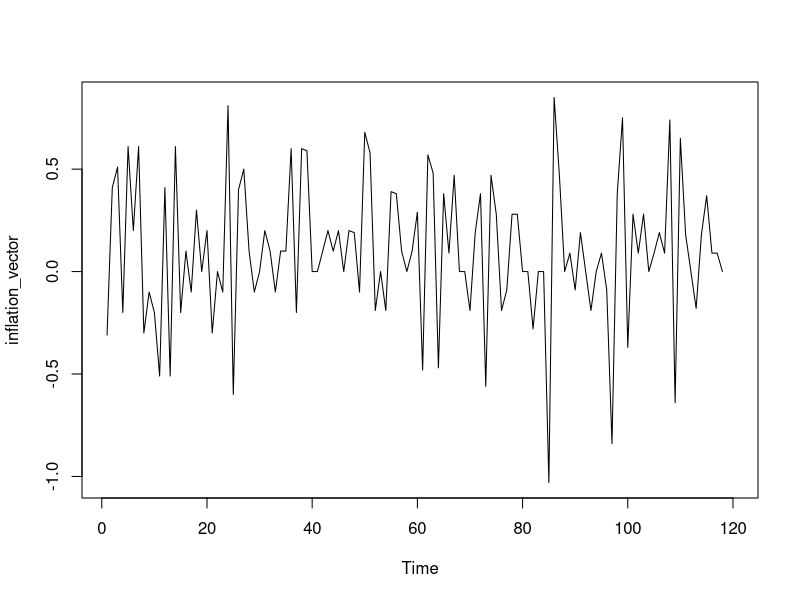
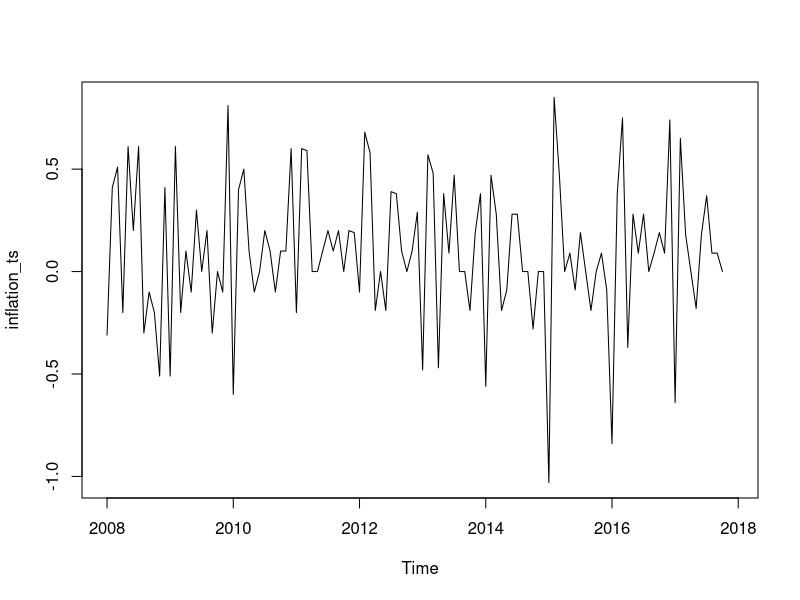
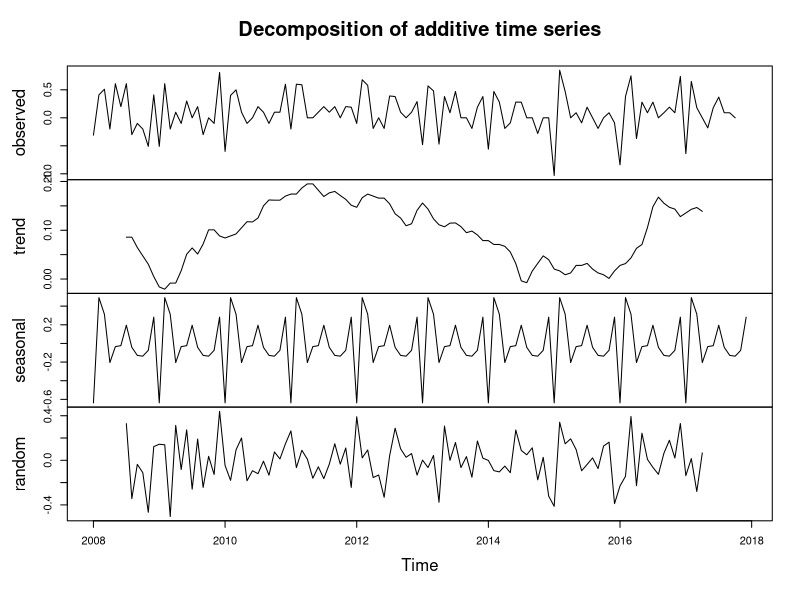
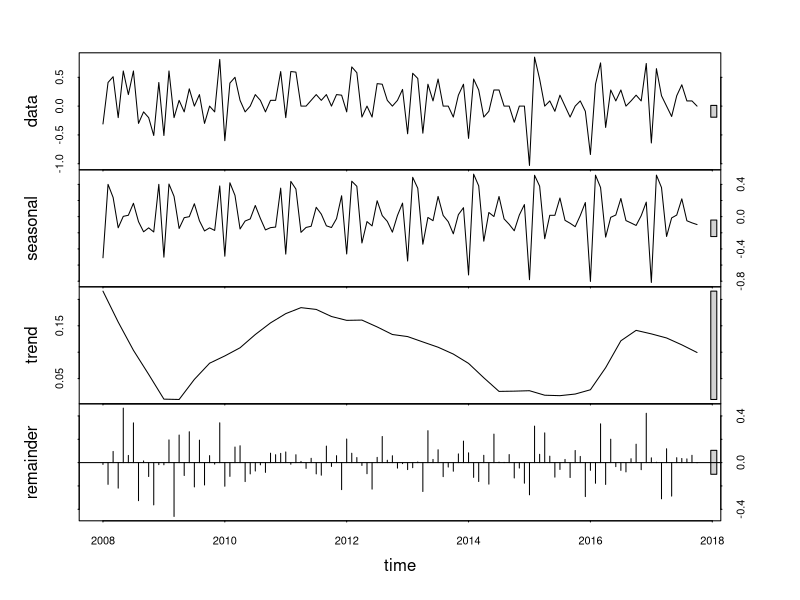
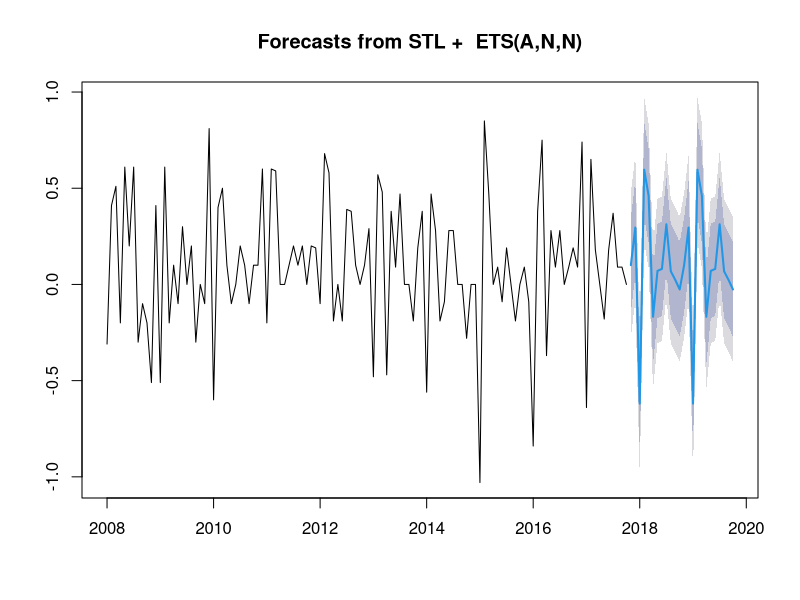
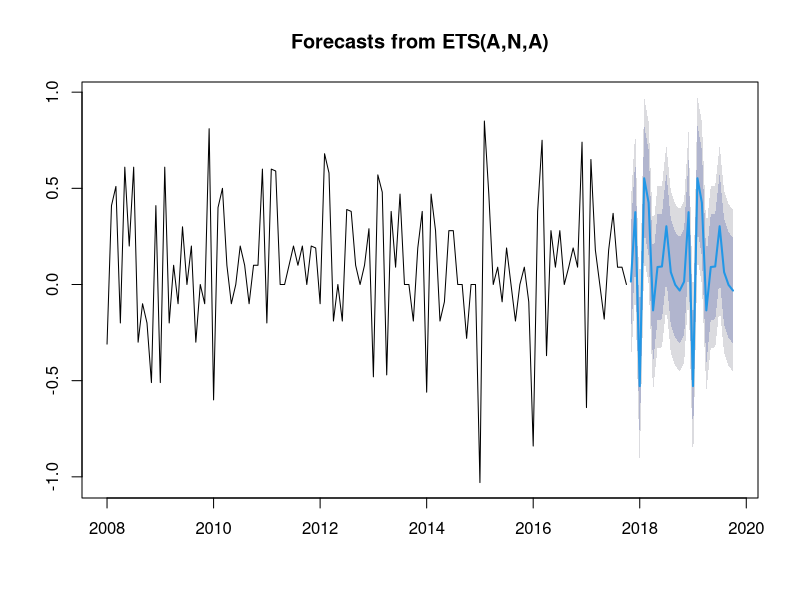
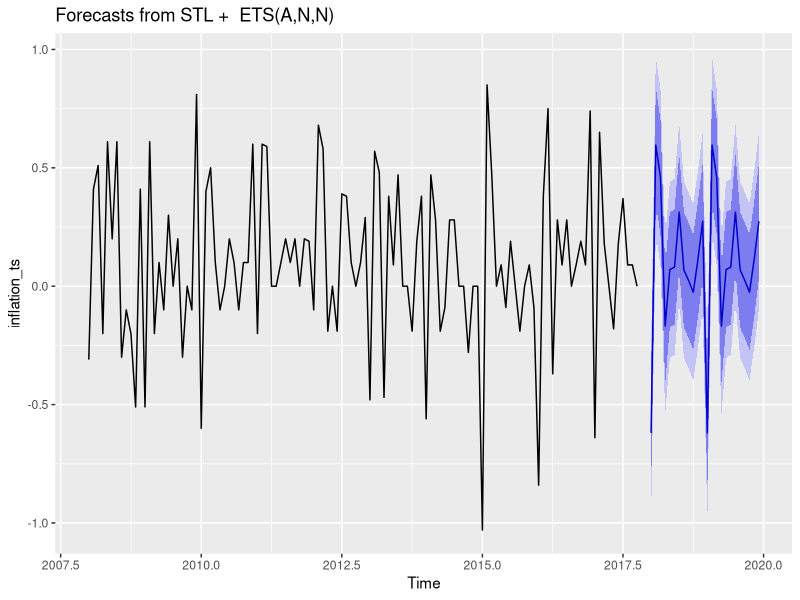
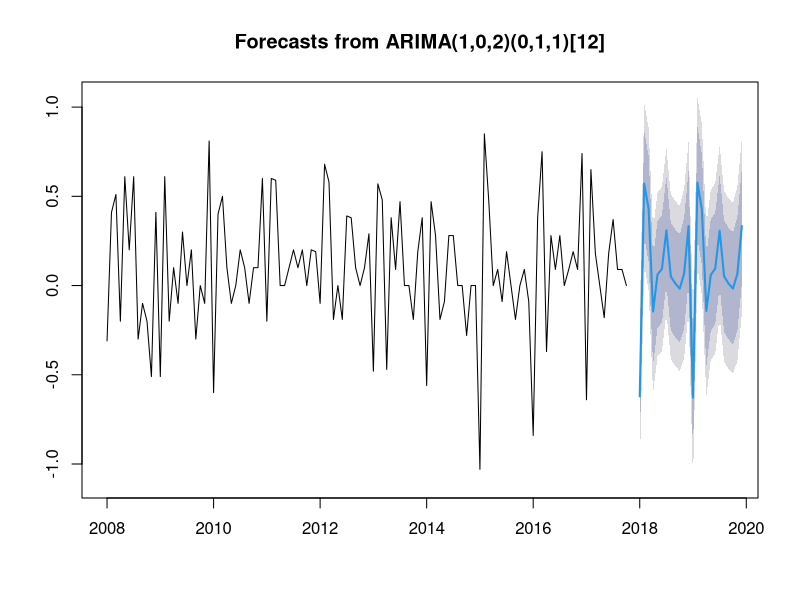

These charts were generated, in order, by the following R code: (Note: a time limit stopped this script after it produced the figures.)
## ---- chunk 1
knitr::opts_chunk$set(echo = TRUE)
## ---- chunk 2
# Set working directory
#getwd()
#setwd('D:\Desktop\DATA ANALYSIS\R\TIME SERIES ANALYSIS AND FORECASTING IN R\PROJECT 2 - SEASONAL DATA')
## ---- chunk 3
# install and load readxl package to import the data in xlsx format
#install.packages("readxl")
library(readxl)
## ---- chunk 4
# Read the excel file
ger_inflation <- read_excel("ger_inflation.xlsx", col_names = FALSE)
## ---- chunk 5
# Display the data to understand its structure
print(ger_inflation)
str(ger_inflation)
## ---- chunk 6
years <- ger_inflation[[1]]
inflation_data <- ger_inflation[, -1]
inflation_data
## ---- chunk 7
# Convert the character data to numeric
inflation_data <- apply(inflation_data, 2, as.numeric)
inflation_data
## ---- chunk 8
# Reshape the data to a vector for time series conversion
inflation_vector <- as.vector(t(inflation_data))
inflation_vector
## ---- chunk 9
plot.ts(inflation_vector)
## ---- chunk 10
# Create a time series object starting from January 2008
inflation_ts <- ts(inflation_vector, start = 2008, frequency = 12)

# Display the time series object
print(inflation_ts)
## ---- chunk 11
# Plot the time series
plot(inflation_ts)
## ---- chunk 12
decompose(inflation_ts)
## ---- chunk 13
plot(decompose(inflation_ts))
## ---- chunk 14
# Remove NA values
inflation_ts.nona <- na.omit(inflation_ts)
## ---- chunk 15
# Load the forecast package to use the stl method
library(forecast)
plot(stl(inflation_ts.nona, s.window = 7))
## ---- chunk 16
# stl forecasting
plot(stlf(inflation_ts.nona, method = 'ets'))
## ---- chunk 17
# Comparison with a standard ets forecast
plot(forecast(ets(inflation_ts), h = 24))
## ---- chunk 18
# Using autoplot
library(ggplot2)
autoplot(stlf(inflation_ts, method = 'ets'))
## ---- chunk 19
# Seasonal Arima (package forecast)
auto.arima(inflation_ts, stepwise = T,
           approximation = F, trace = T)

# Assign it to an object
inflation_ts.arima <- auto.arima(inflation_ts,
                                 stepwise = T,
                                 approximation = F,
                                 trace = T)
## ---- chunk 20
# Assign it to an object
inflation_ts.arima <- auto.arima(inflation_ts,
                                 stepwise = T,
                                 approximation = F,
                                 trace = T)

forec <- forecast(inflation_ts.arima)
plot(forec)
## ---- chunk 21
# Auto generated
ets(inflation_ts)
## ---- chunk 22
# Forecast plot
inflation_ts.ets <- ets(inflation_ts)
plot(forecast(inflation_ts.ets, h = 60))
## ---- chunk 23
# Comparison with seasonal Holt Winters model
plot(hw(inflation_ts, h = 60))
## ---- chunk 24
## Cross Validation of 2 models
inflation_ts.ets = ets(inflation_ts)
inflation_ts.arima = auto.arima(inflation_ts, 
                             stepwise = T, 
                             approximation = F, 
                             trace = T)
## ---- chunk 25
forecastets = function(x, h) {
  forecast(ets(x), h = h)
}

forecastarima = function(x, h) {
  forecast(auto.arima(x), stepwise = T, approximation = F, h=h)
}
## ---- chunk 26
etserror = tsCV(inflation_ts, forecastets, h=1)
arimaerror = tsCV(inflation_ts, forecastarima, h=1)
## ---- chunk 27
mean(etserror^2, na.rm=TRUE)
mean(arimaerror^2, na.rm=TRUE)
